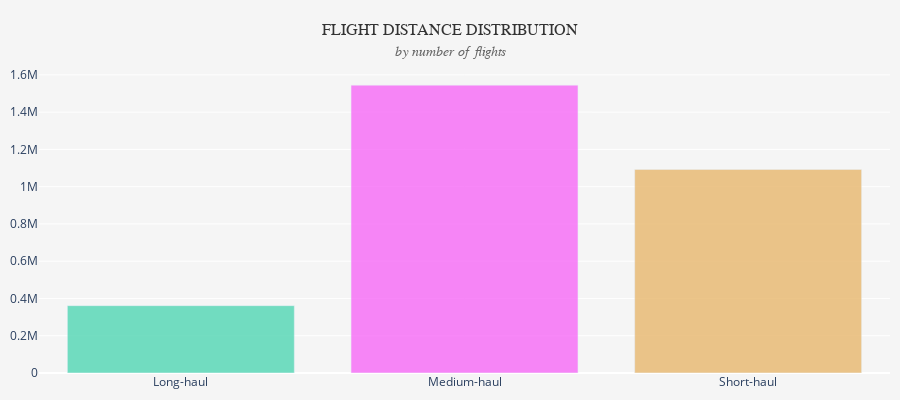

Here is the notebook cell this chart was saved with:
### Markdown cell above
### Chart: Flight Distance Distribution

### Code cell
df_distance_departures = (
    df_flights
    .group_by("DISTANCE_CAT")
    .agg(pl.len().alias("n_flights")).sort("DISTANCE_CAT")
)

fig = px.bar(df_distance_departures,
            x='DISTANCE_CAT', y='n_flights',
            color='DISTANCE_CAT', color_discrete_map = year_colors,
            height=400, 
            color_discrete_sequence = ["#f76af7", "#e8b76d", "#51d6b3"])
fig.update_layout(showlegend = False,
                  xaxis_title = None, yaxis_title = None,
                  title=dict(
                    text=(
                        "FLIGHT DISTANCE DISTRIBUTION"
                        "<br><span style='font-size:14px;color:#666;font-style:italic'>by number of flights</span>"
                    ),
                    x=0.5,
                    xanchor="center"
                  ),
                  margin = dict(l=10, r=10, t=70, b=10),
                  paper_bgcolor="#f5f5f5",   # nền toàn figure (kể cả title)
                  plot_bgcolor="#f5f5f5",    # nền vùng bar chart
                  title_font=dict(size=16, color="#333", family="Comic Sans MS")
)
fig.update_traces(opacity = 0.8)
fig.show()

### Figure 1 — Plotly figure (JSON) as saved in the notebook; plotly's stock layout.template omitted (floating-point values rounded to 4 significant figures)
{"data": [{"hovertemplate": "DISTANCE_CAT=%{x}<br>n_flights=%{y}<extra></extra>", "legendgroup": "Long-haul", "marker": {"color": "#51d6b3", "pattern": {"shape": ""}}, "name": "Long-haul", "opacity": 0.8, "orientation": "v", "showlegend": true, "textposition": "auto", "type": "bar", "x": ["Long-haul"], "xaxis": "x", "y": [361351], "yaxis": "y"}, {"hovertemplate": "DISTANCE_CAT=%{x}<br>n_flights=%{y}<extra></extra>", "legendgroup": "Medium-haul", "marker": {"color": "#f76af7", "pattern": {"shape": ""}}, "name": "Medium-haul", "opacity": 0.8, "orientation": "v", "showlegend": true, "textposition": "auto", "type": "bar", "x": ["Medium-haul"], "xaxis": "x", "y": [1544651], "yaxis": "y"}, {"hovertemplate": "DISTANCE_CAT=%{x}<br>n_flights=%{y}<extra></extra>", "legendgroup": "Short-haul", "marker": {"color": "#e8b76d", "pattern": {"shape": ""}}, "name": "Short-haul", "opacity": 0.8, "orientation": "v", "showlegend": true, "textposition": "auto", "type": "bar", "x": ["Short-haul"], "xaxis": "x", "y": [1092501], "yaxis": "y"}], "layout": {"barmode": "relative", "height": 400, "legend": {"title": {"text": "DISTANCE_CAT"}, "tracegroupgap": 0}, "margin": {"b": 10, "l": 10, "r": 10, "t": 70}, "paper_bgcolor": "#f5f5f5", "plot_bgcolor": "#f5f5f5", "showlegend": false, "title": {"font": {"color": "#333", "family": "Comic Sans MS", "size": 16}, "text": "FLIGHT DISTANCE DISTRIBUTION<br><span style='font-size:14px;color:#666;font-style:italic'>by number of flights</span>", "x": 0.5, "xanchor": "center"}, "xaxis": {"anchor": "y", "categoryarray": ["Long-haul", "Medium-haul", "Short-haul"], "categoryorder": "array", "domain": [0, 1], "title": {}}, "yaxis": {"anchor": "x", "domain": [0, 1], "title": {}}}}
